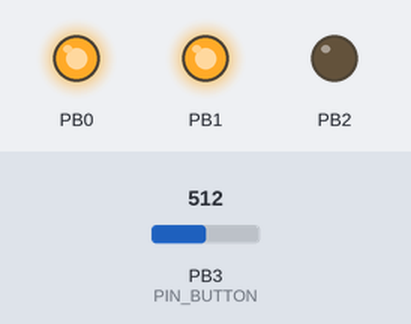
A program run on a simulated ATtiny85, built with avr-gcc and emulated at 1 MHz (the files do not name the chip). Parts: output pins drawn as LEDs (lit = HIGH). The test bench sets the inputs (shaded band); at power-on: PB3 (PIN_BUTTON) = 512. Random numbers use the default seed unless the program sets one.

Above: at 0.05 s.
At 0.4 s:
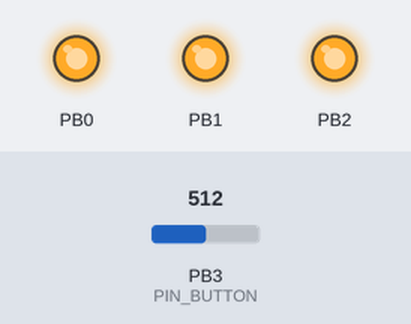
At 3.56 s:
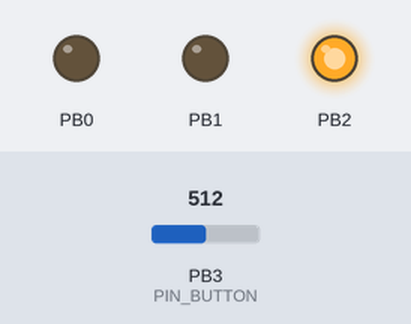
Timing chart, 0 to 5.2 s (numbered marks = the images above):
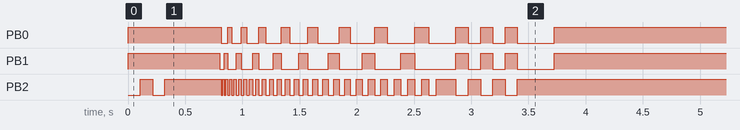

The program:

main.cpp
```cpp
#ifndef F_CPU
#define F_CPU 1000000UL
#endif

#include "Trinkspiel/trinkspiel.hpp"
#include "Hardware/hardware.hpp"
#include "Random/random.hpp"
#include <avr/io.h>

constexpr uint16_t ADC_THRESHOLD = 870;

int main()
{
  Hardware::init();

  for (uint8_t i = 0; i < 2; i++)
  {

    Hardware::setMuxChannel(6);
    Hardware::delay(100);

    Hardware::setMuxChannel(7);
    Hardware::delay(100);
  }

  Hardware:: delay(250);

  while (true)
    {
        uint16_t triggerValue = Hardware::readADC(Hardware::PIN_BUTTON);
        if (triggerValue < ADC_THRESHOLD)
        {
          Random::init();
          Trinkspiel::run();

          while (Hardware::readADC(Hardware::PIN_BUTTON) < ADC_THRESHOLD)
          {
            Hardware::delay(10);
          }
        }
        Hardware::delay(50);
    }

    return 0;
}
```

hardware.hpp
```cpp
#ifndef HARDWARE_HPP
#define HARDWARE_HPP

#include <stdint.h>

namespace Hardware
{
    enum class PinMode : uint8_t
    {
        INPUT = 0,
        OUTPUT = 1
    };

    constexpr uint8_t PIN_S0 = 2;
    constexpr uint8_t PIN_S1 = 1;
    constexpr uint8_t PIN_S2 = 0;
    constexpr uint8_t PIN_BUTTON = 3;
    constexpr uint8_t PIN_ADC = 4;

    void pinMode(uint8_t pin, PinMode mode) noexcept;

    void digitalWrite(uint8_t pin, bool value) noexcept;

    [[nodiscard]] bool digitalRead(uint8_t pin) noexcept;

    void setMuxChannelSimultaneous(uint8_t channel) noexcept;

    [[nodiscard]] uint32_t millis() noexcept;

    void delay(uint32_t ms) noexcept;

    inline void delayMicroseconds(uint16_t us) noexcept;

    void initADC();

    uint16_t readADC(uint8_t channel);

    void init() noexcept;

    void setMuxChannel(uint8_t channel) noexcept;
}

#endif // HARDWARE_HPP
```

random.hpp
```cpp
#ifndef RANDOM_HPP
#define RANDOM_HPP

#include <stdint.h>

namespace Random
{

    void init() noexcept;

    uint32_t next() noexcept;

    uint32_t random(uint32_t min, uint32_t max) noexcept;

}

#endif // RANDOM_HPP
```

trinkspiel.hpp
```cpp
#ifndef TRINKSPIEL_HPP
#define TRINKSPIEL_HPP

namespace Trinkspiel
{

    void run() noexcept;
}

#endif // TRINKSPIEL_HPP
```

hardware.cpp
```cpp
#include "Hardware/hardware.hpp"
#include <avr/io.h>
#include <avr/interrupt.h>
#include <util/delay.h>

volatile uint32_t g_millis = 0;

namespace Hardware
{

    void pinMode(uint8_t pin, PinMode mode) noexcept
    {
        if (mode == PinMode::OUTPUT)
        {
            DDRB |= (1 << pin);
        }
        else
        {
            DDRB &= ~(1 << pin);
        }
    }

    void digitalWrite(uint8_t pin, bool value) noexcept
    {
        if (value)
        {
            PORTB |= (1 << pin);
        }
        else
        {
            PORTB &= ~(1 << pin);
        }
    }

    bool digitalRead(uint8_t pin) noexcept
    {
        return (PINB & (1 << pin)) != 0;
    }

    inline void initTimer() noexcept
    {
        TCCR0A = (1 << WGM01);
        TCCR0B = (1 << CS01) | (1 << CS00);
        OCR0A = (F_CPU / 64 / 1000) - 1;
        TIMSK |= (1 << OCIE0A);
    }

    void setMuxChannel(uint8_t channel) noexcept
    {
        constexpr uint8_t muxMask = (1 << PIN_S0) | (1 << PIN_S1) | (1 << PIN_S2);

        uint8_t value = (((channel >> 0) & 0x01) << PIN_S0) |
                        (((channel >> 1) & 0x01) << PIN_S1) |
                        (((channel >> 2) & 0x01) << PIN_S2);

        PORTB = (PORTB & ~muxMask) | value;
    }

    ISR(TIM0_COMPA_vect)
    {
        g_millis++;
    }

    uint32_t millis() noexcept
    {
        uint32_t ms;
        uint8_t sreg = SREG;
        cli();
        ms = g_millis;
        SREG = sreg;
        return ms;
    }

    void delay(uint32_t ms) noexcept {
        while(ms--) {
            _delay_ms(1);
        }
    }

    inline void delayMicroseconds(uint16_t us) noexcept
    {
        uint16_t iterations = (us + 3) / 4;
        __asm__ volatile(
            "1: sbiw %0, 1 \n\t"
            "brne 1b"
            : "=w"(iterations)
            : "0"(iterations));
    }

    void initADC()
    {
        ADMUX = 0;
        ADCSRA = (1 << ADEN) | (1 << ADPS1) | (1 << ADPS0);
    }

    uint16_t readADC(uint8_t channel)
    {
        ADMUX = (ADMUX & 0xF8) | (channel & 0x07);
        delayMicroseconds(100);
        ADCSRA |= (1 << ADSC);
        while (ADCSRA & (1 << ADSC))
            ;
        uint8_t low = ADCL;
        uint8_t high = ADCH;
        return (static_cast<uint16_t>(high) << 8) | low;
    }

    void init() noexcept
    {
        initTimer();
        sei();

        pinMode(PIN_S0, PinMode::OUTPUT);
        pinMode(PIN_S1, PinMode::OUTPUT);
        pinMode(PIN_S2, PinMode::OUTPUT);
        pinMode(PIN_ADC, PinMode::INPUT);
        PORTB &= ~(1 << PIN_ADC);

        pinMode(PIN_BUTTON, PinMode::INPUT);
        PORTB |= (1 << PIN_BUTTON);

        initADC();
    }
}
```

random.cpp
```cpp
#include "Random/random.hpp"
#include "Hardware/hardware.hpp"
#include <util/delay.h>

namespace Random
{
    static uint32_t g_state = 0;

    static uint32_t generateEntropy()
    {
        uint32_t seed = 0;
        for (int i = 0; i < 8; i++)
        {
            Hardware::delay(5);
            uint16_t adcValue = Hardware::readADC(Hardware::PIN_ADC);
            seed ^= adcValue;
            seed = (seed << 3) | (seed >> (32 - 3));
        }
        return seed;
    }

    void init() noexcept
    {
        g_state = generateEntropy();
        if (g_state == 0)
        {
            g_state = 0xACE1u;
        }
    }

    uint32_t next() noexcept
    {
        uint32_t x = g_state;
        x ^= x << 13;
        x ^= x >> 17;
        x ^= x << 5;
        g_state = x;
        return x;
    }

    uint32_t random(uint32_t min, uint32_t max) noexcept
    {
        return min + (next() % (max - min));
    }
}
```

trinkspiel.cpp
```cpp
#include "Trinkspiel/trinkspiel.hpp"
#include "Hardware/hardware.hpp"
#include "Random/random.hpp"

namespace Trinkspiel
{

    void run() noexcept
    {
        Hardware::delay(50);

        uint8_t startLED = Random::random(0, 6);

        uint32_t baseCycles = 50;
        uint32_t extraCycles = Random::random(0, 10);
        uint32_t totalCycles = baseCycles + extraCycles;

        uint32_t delayTime = 10;
        uint8_t currentLED = startLED;

        for (uint32_t i = 0; i < totalCycles; i++)
        {
            currentLED = (startLED + i) % 6;
            Hardware::setMuxChannel(currentLED);
            Hardware::delay(delayTime);
            delayTime += 1;
        }

        for (uint8_t i = 0; i < 3; i++)
        {
            Hardware::setMuxChannel(currentLED);
            Hardware::delay(100);
            Hardware::setMuxChannel(6);
            Hardware::delay(100);
        }

        Hardware::setMuxChannel(currentLED);
        Hardware::delay(300);
        Hardware::setMuxChannel(7);
    }
}
```
